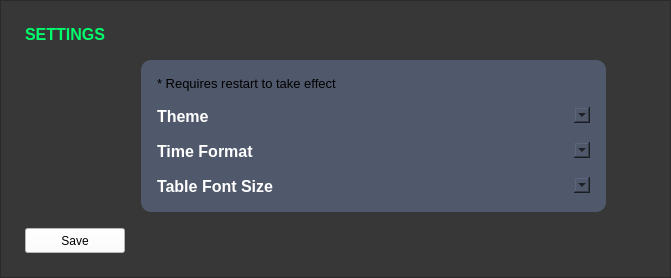
      <widget class="QWidget" name="pageSettings">
       <property name="sizePolicy">
        <sizepolicy hsizetype="MinimumExpanding" vsizetype="MinimumExpanding">
         <horstretch>0</horstretch>
         <verstretch>0</verstretch>
        </sizepolicy>
       </property>
       <layout class="QGridLayout" name="gridLayout_9">
        <property name="leftMargin">
         <number>0</number>
        </property>
        <property name="topMargin">
         <number>0</number>
        </property>
        <property name="rightMargin">
         <number>0</number>
        </property>
        <property name="bottomMargin">
         <number>0</number>
        </property>
        <property name="spacing">
         <number>0</number>
        </property>
        <item row="0" column="0">
         <widget class="QFrame" name="frameSettingsContent">
          <property name="enabled">
           <bool>true</bool>
          </property>
          <property name="sizePolicy">
           <sizepolicy hsizetype="Expanding" vsizetype="Expanding">
            <horstretch>0</horstretch>
            <verstretch>0</verstretch>
           </sizepolicy>
          </property>
          <property name="minimumSize">
           <size>
            <width>0</width>
            <height>0</height>
           </size>
          </property>
          <property name="accessibleDescription">
           <string>backgroundFrame</string>
          </property>
          <property name="autoFillBackground">
           <bool>false</bool>
          </property>
          <property name="styleSheet">
           <string notr="true">background-color: rgb(55,55,55);</string>
          </property>
          <property name="frameShape">
           <enum>QFrame::StyledPanel</enum>
          </property>
          <property name="frameShadow">
           <enum>QFrame::Raised</enum>
          </property>
          <layout class="QGridLayout" name="gridLayout_2">
           <property name="leftMargin">
            <number>24</number>
           </property>
           <property name="topMargin">
            <number>24</number>
           </property>
           <property name="rightMargin">
            <number>24</number>
           </property>
           <property name="bottomMargin">
            <number>24</number>
           </property>
           <property name="spacing">
            <number>16</number>
           </property>
           <item row="1" column="0">
            <widget class="QLabel" name="labelSettings">
             <property name="sizePolicy">
              <sizepolicy hsizetype="Fixed" vsizetype="Fixed">
               <horstretch>0</horstretch>
               <verstretch>0</verstretch>
              </sizepolicy>
             </property>
             <property name="font">
              <font>
               <family>Segoe UI</family>
               <pointsize>12</pointsize>
               <weight>75</weight>
               <bold>true</bold>
              </font>
             </property>
             <property name="cursor">
              <cursorShape>ArrowCursor</cursorShape>
             </property>
             <property name="accessibleDescription">
              <string>titleLabel</string>
             </property>
             <property name="styleSheet">
              <string notr="true">color: rgb(0, 255, 108);</string>
             </property>
             <property name="text">
              <string>SETTINGS</string>
             </property>
             <property name="scaledContents">
              <bool>true</bool>
             </property>
             <property name="alignment">
              <set>Qt::AlignLeading|Qt::AlignLeft|Qt::AlignVCenter</set>
             </property>
             <property name="openExternalLinks">
              <bool>false</bool>
             </property>
             <property name="textInteractionFlags">
              <set>Qt::LinksAccessibleByMouse</set>
             </property>
            </widget>
           </item>
           <item row="2" column="1">
            <widget class="QFrame" name="frameSettingsContentForm">
             <property name="sizePolicy">
              <sizepolicy hsizetype="Expanding" vsizetype="Expanding">
               <horstretch>0</horstretch>
               <verstretch>0</verstretch>
              </sizepolicy>
             </property>
             <property name="styleSheet">
              <string notr="true">background-color: rgb(80,88,107);
border-radius: 10px;</string>
             </property>
             <property name="frameShape">
              <enum>QFrame::StyledPanel</enum>
             </property>
             <property name="frameShadow">
              <enum>QFrame::Raised</enum>
             </property>
             <layout class="QFormLayout" name="formLayout">
              <property name="labelAlignment">
               <set>Qt::AlignLeading|Qt::AlignLeft|Qt::AlignVCenter</set>
              </property>
              <property name="formAlignment">
               <set>Qt::AlignLeading|Qt::AlignLeft|Qt::AlignTop</set>
              </property>
              <property name="horizontalSpacing">
               <number>16</number>
              </property>
              <property name="verticalSpacing">
               <number>16</number>
              </property>
              <property name="leftMargin">
               <number>16</number>
              </property>
              <property name="topMargin">
               <number>16</number>
              </property>
              <property name="rightMargin">
               <number>16</number>
              </property>
              <property name="bottomMargin">
               <number>16</number>
              </property>
              <item row="0" column="0" colspan="2">
               <widget class="QLabel" name="labelSettingsWarning">
                <property name="enabled">
                 <bool>true</bool>
                </property>
                <property name="font">
                 <font>
                  <pointsize>10</pointsize>
                  <weight>50</weight>
                  <bold>false</bold>
                 </font>
                </property>
                <property name="accessibleDescription">
                 <string>timerLabelDanger</string>
                </property>
                <property name="text">
                 <string>* Requires restart to take effect</string>
                </property>
               </widget>
              </item>
              <item row="1" column="0">
               <widget class="QLabel" name="labelSetting">
                <property name="sizePolicy">
                 <sizepolicy hsizetype="Fixed" vsizetype="Fixed">
                  <horstretch>0</horstretch>
                  <verstretch>0</verstretch>
                 </sizepolicy>
                </property>
                <property name="font">
                 <font>
                  <family>Segoe UI</family>
                  <pointsize>12</pointsize>
                  <weight>75</weight>
                  <bold>true</bold>
                 </font>
                </property>
                <property name="cursor">
                 <cursorShape>ArrowCursor</cursorShape>
                </property>
                <property name="accessibleDescription">
                 <string>normalLabel</string>
                </property>
                <property name="styleSheet">
                 <string notr="true">color:white;</string>
                </property>
                <property name="text">
                 <string>Theme</string>
                </property>
                <property name="scaledContents">
                 <bool>true</bool>
                </property>
                <property name="openExternalLinks">
                 <bool>false</bool>
                </property>
                <property name="textInteractionFlags">
                 <set>Qt::LinksAccessibleByMouse</set>
                </property>
               </widget>
              </item>
              <item row="1" column="1">
               <widget class="QComboBox" name="comboBoxSettingsTheme">
                <property name="sizePolicy">
                 <sizepolicy hsizetype="Fixed" vsizetype="Fixed">
                  <horstretch>0</horstretch>
                  <verstretch>0</verstretch>
                 </sizepolicy>
                </property>
                <property name="minimumSize">
                 <size>
                  <width>300</width>
                  <height>0</height>
                 </size>
                </property>
               </widget>
              </item>
              <item row="2" column="0">
               <widget class="QLabel" name="labelSettings_6">
                <property name="sizePolicy">
                 <sizepolicy hsizetype="Fixed" vsizetype="Fixed">
                  <horstretch>0</horstretch>
                  <verstretch>0</verstretch>
                 </sizepolicy>
                </property>
                <property name="font">
                 <font>
                  <family>Segoe UI</family>
                  <pointsize>12</pointsize>
                  <weight>75</weight>
                  <bold>true</bold>
                 </font>
                </property>
                <property name="cursor">
                 <cursorShape>ArrowCursor</cursorShape>
                </property>
                <property name="accessibleDescription">
                 <string>normalLabel</string>
                </property>
                <property name="styleSheet">
                 <string notr="true">color:white;</string>
                </property>
                <property name="text">
                 <string>Time Format</string>
                </property>
                <property name="scaledContents">
                 <bool>true</bool>
                </property>
                <property name="openExternalLinks">
                 <bool>false</bool>
                </property>
                <property name="textInteractionFlags">
                 <set>Qt::LinksAccessibleByMouse</set>
                </property>
               </widget>
              </item>
              <item row="2" column="1">
               <widget class="QComboBox" name="comboBoxSettingsTimeFormat">
                <property name="sizePolicy">
                 <sizepolicy hsizetype="Fixed" vsizetype="Fixed">
                  <horstretch>0</horstretch>
                  <verstretch>0</verstretch>
                 </sizepolicy>
                </property>
                <property name="minimumSize">
                 <size>
                  <width>300</width>
                  <height>0</height>
                 </size>
                </property>
               </widget>
              </item>
              <item row="3" column="0">
               <widget class="QLabel" name="labelSettings_7">
                <property name="sizePolicy">
                 <sizepolicy hsizetype="Fixed" vsizetype="Fixed">
                  <horstretch>0</horstretch>
                  <verstretch>0</verstretch>
                 </sizepolicy>
                </property>
                <property name="font">
                 <font>
                  <family>Segoe UI</family>
                  <pointsize>12</pointsize>
                  <weight>75</weight>
                  <bold>true</bold>
                 </font>
                </property>
                <property name="cursor">
                 <cursorShape>ArrowCursor</cursorShape>
                </property>
                <property name="accessibleDescription">
                 <string>normalLabel</string>
                </property>
                <property name="styleSheet">
                 <string notr="true">color:white;</string>
                </property>
                <property name="text">
                 <string>Table Font Size</string>
                </property>
                <property name="scaledContents">
                 <bool>true</bool>
                </property>
                <property name="openExternalLinks">
                 <bool>false</bool>
                </property>
                <property name="textInteractionFlags">
                 <set>Qt::LinksAccessibleByMouse</set>
                </property>
               </widget>
              </item>
              <item row="3" column="1">
               <widget class="QComboBox" name="comboBoxSettingsFontSize">
                <property name="sizePolicy">
                 <sizepolicy hsizetype="Fixed" vsizetype="Fixed">
                  <horstretch>0</horstretch>
                  <verstretch>0</verstretch>
                 </sizepolicy>
                </property>
                <property name="minimumSize">
                 <size>
                  <width>300</width>
                  <height>0</height>
                 </size>
                </property>
               </widget>
              </item>
             </layout>
            </widget>
           </item>
           <item row="2" column="2">
            <spacer name="horizontalSpacer_7">
             <property name="orientation">
              <enum>Qt::Horizontal</enum>
             </property>
             <property name="sizeHint" stdset="0">
              <size>
               <width>40</width>
               <height>20</height>
              </size>
             </property>
            </spacer>
           </item>
           <item row="2" column="0">
            <spacer name="horizontalSpacer_6">
             <property name="orientation">
              <enum>Qt::Horizontal</enum>
             </property>
             <property name="sizeHint" stdset="0">
              <size>
               <width>40</width>
               <height>20</height>
              </size>
             </property>
            </spacer>
           </item>
           <item row="3" column="0">
            <widget class="QPushButton" name="pushButtonSaveSettings">
             <property name="sizePolicy">
              <sizepolicy hsizetype="Fixed" vsizetype="Fixed">
               <horstretch>0</horstretch>
               <verstretch>0</verstretch>
              </sizepolicy>
             </property>
             <property name="minimumSize">
              <size>
               <width>100</width>
               <height>25</height>
              </size>
             </property>
             <property name="cursor">
              <cursorShape>PointingHandCursor</cursorShape>
             </property>
             <property name="accessibleDescription">
              <string>successButton</string>
             </property>
             <property name="autoFillBackground">
              <bool>false</bool>
             </property>
             <property name="styleSheet">
              <string notr="true">background-color: rgb(255, 255, 255);
color: rgb(0, 0, 0);</string>
             </property>
             <property name="text">
              <string>Save</string>
             </property>
             <property name="default">
              <bool>false</bool>
             </property>
             <property name="flat">
              <bool>false</bool>
             </property>
            </widget>
           </item>
          </layout>
         </widget>
        </item>
       </layout>
      </widget>
